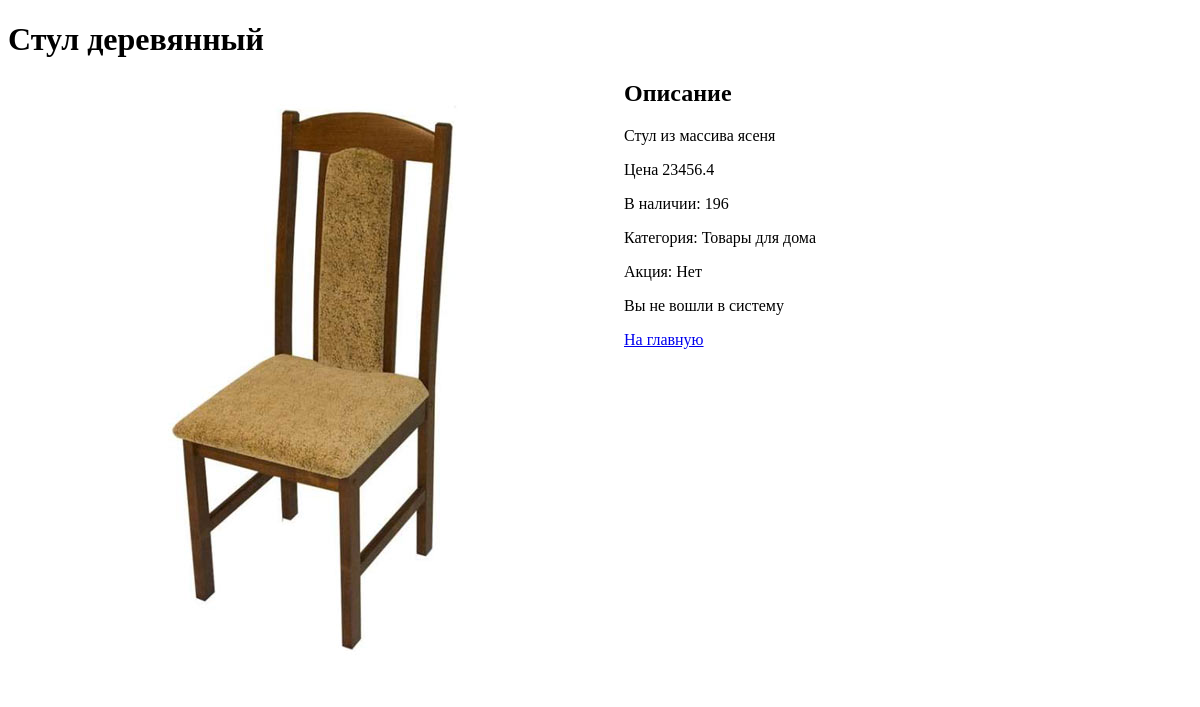
Page /product/1 on the committed database.
### app/models/product.py (models this page shows)
class ProductModel(Base):
    __tablename__ = 'products'
    __table_args__ = {'keep_existing': True}
    id = Column(INTEGER, primary_key=True)
    name = Column(String, index=True)
    description = Column(String)
    item_number = Column(String)
    price = Column(DOUBLE)
    count = Column(INTEGER)
    is_active = Column(BOOLEAN, default=True)
    category_id = Column(INTEGER, ForeignKey('categories.id', ondelete='CASCADE'), nullable=False)
    action = Column(BOOLEAN, default=False)
    img = Column(String)
    category = relationship('Categories', back_populates='product')
    used_buy = relationship(
        'BuyerProd',
        back_populates='product',
        cascade='save-update, merge, delete, delete-orphan',
        passive_deletes=True,
    )

### app/models/category.py (models this page shows)
class Categories(Base):
    __tablename__ = 'categories'
    __table_args__ = {'keep_existing': True}
    id = Column(INTEGER, primary_key=True)
    name = Column(String, unique=True)
    parent = Column(INTEGER, ForeignKey('categories.id', ondelete='CASCADE'), default=-1)
    parent_category = relationship('Categories')
    product = relationship(
        'ProductModel',
        back_populates='category',
        cascade='save-update, merge, delete, delete-orphan',
        passive_deletes=True,
    )

### app/routers/product.py (the view)
@product_router.get('/{id_product}')
async def select_product_get(request: Request, db: Annotated[Session, Depends(get_db)], id_product: int = -1,
                             user=Depends(get_current_user)):
    info = {'request': request, 'title': 'Описание товара'}
    product = db.scalar(select(ProductModel).where(ProductModel.id == id_product))
    if product is not None:
        categories = get_categories(db)
        info['product_category'] = find_category(categories, product.category_id)
        info['product'] = product
        info['image_str'], info['format_file'] = image_to_str(product, 'page')
        if user is not None:
            info['user'] = user
    else:
        return HTTPException(status.HTTP_404_NOT_FOUND, detail='Товар отсутствует')
    return templates.TemplateResponse('product_page.html', info)

### app/templates/product/product_page.html (shortened to what this page needs)
<!DOCTYPE html>
<html lang="en">
<head>
    <link href="{{ url_for('static', path='/style.css') }}" rel="stylesheet">
</head>
<body>
        <h1> {{ product.name}}</h1>
        <img style="float: left; padding: 0 8px;" alt="{{ product.name}}"/>
        <h2>Описание</h2>
        <p> {{product.description}}</p>
        {% if product.is_active %}
            <p>Цена {{product.price}}</p>
            <p> В наличии: {{product.count}} </p>
            <p>Категория: {{product_category}} </p>
            <p>Акция: {% if product.action %} Участвует {% else %} Нет {% endif %}</p>
        {% else %}
            <p>Товар отсутствует </p>
        {% endif %}
        {% if user %}
            {% if product.is_active %}
                <a href="/buy/car/{{product.id}}"> Купить</a>
            {% endif %}
            {% if user.is_staff %}
                <p><a href="/product/update_product/{{product.id}}">Обновить</a></p>
                <p> <a href="/product/update_image_product/{{product.id}}">Изменить изображение</a></p>
                <p> <a href="/product/delete/{{product.id}}">Удалить</a></p>
            {% endif %}
            {% else %}
            <p>Вы не вошли в систему</p>
            {% endif %}
        <p><a href="/main"> На главную</a></p>
</body>
</html>

### rows in the picture
ProductModel: name "Стул деревянный", description "Стул из массива ясеня", price "23456.4", count "196"
Categories: name "Товары для дома"
